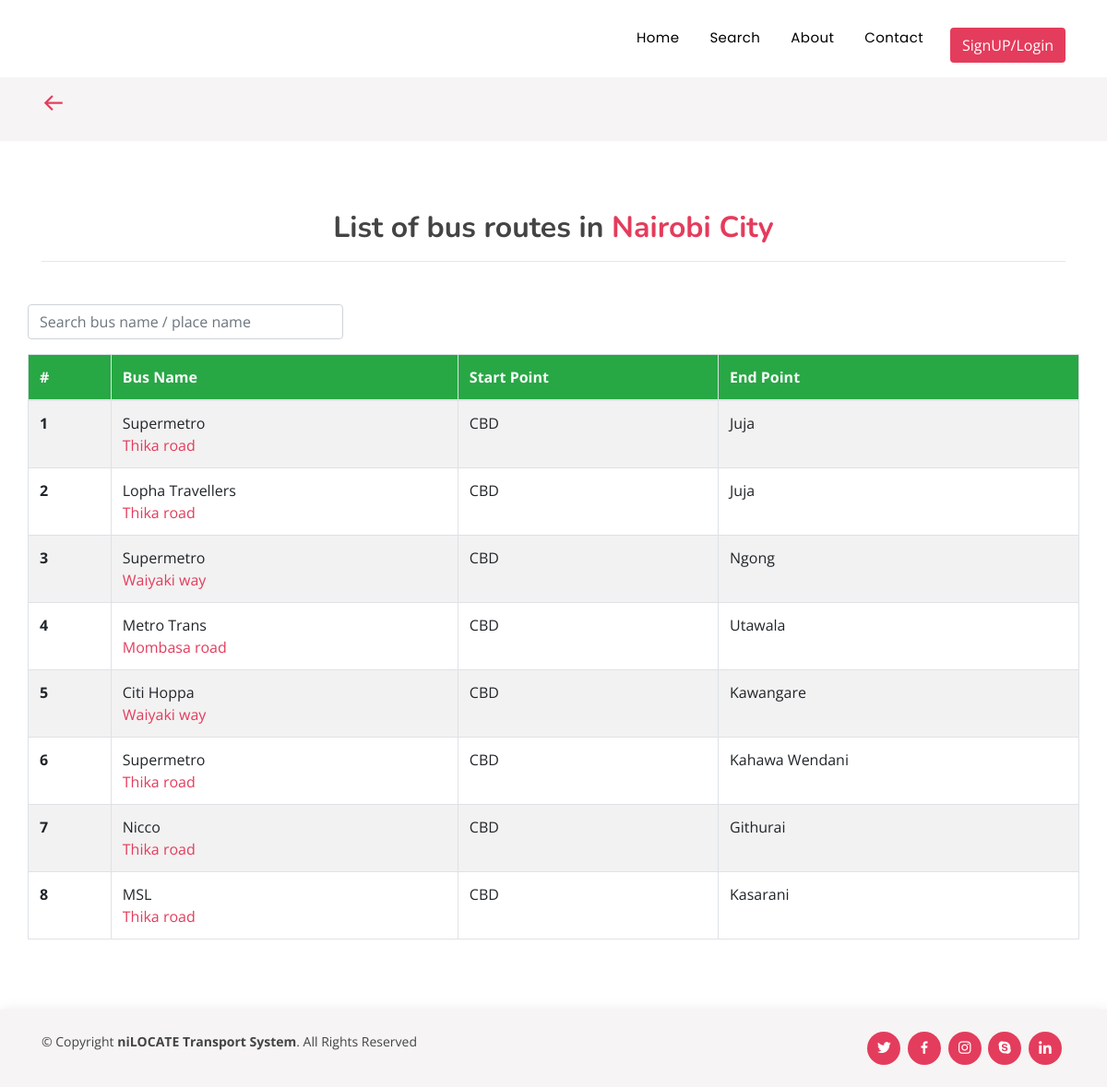
Page /smartTracking/allbuses/ on the committed database.
### home_page/models.py (models this page shows)
class BusInformation(models.Model):
    bus_id = models.AutoField(primary_key=True)  # auto generated
    bus_name = models.CharField(max_length=255)  # bus name
    bus_sourcetodestination = models.CharField(max_length=80)  # Source to destination
    bus_viaroad = models.TextField()  # for regular expression operation
    bus_type = models.CharField(max_length=15)  # bus type
    route_id = models.ForeignKey('Route', on_delete=models.CASCADE)  # added foreignKey from Route Table

class Route(models.Model):
    route_id = models.AutoField(primary_key=True)  # auto generated
    routes = models.TextField()  # place name as text

### smartTracking/views.py (the view)
# urls.py: path('allbuses/', views.allbuses, name='allbuses'),
def allbuses(request):
    buses = BusInformation.objects.all()
    buses_list = []
    for bus in buses:
        source_destination = str(bus.bus_sourcetodestination)
        start, end = source_destination.split(sep='-', maxsplit=1)
        routes = bus.route_id.routes
        routes = routes.split(sep=',')
        design = str(routes[0])
        for r in range(1, len(routes) - 1):
            design = design + '<->' + str(routes[r])
        data = {
            'bus_id': bus.bus_id,
            'bus_name': bus.bus_name,
            'start': start,
            'end': end,
            'routes': design
        }
        buses_list.append(data)
    contex = {
        'contex': buses_list
    }
    return render(request, 'smartTracking/allbuses.html', contex)

### templates/smartTracking/allbuses.html (shortened to what this page needs)
{% load static %}
<!DOCTYPE html>
<html lang="en">
<head>
  <link rel="stylesheet" href="https://cdn.jsdelivr.net/npm/bootstrap@4.6.0/dist/css/bootstrap.min.css">
  <link href="{% static 'accounts/assets/vendor/icofont/icofont.min.css' %}" rel="stylesheet">
  <link href="{% static 'accounts/assets/vendor/boxicons/css/boxicons.min.css' %}" rel="stylesheet">
  <link href="{% static 'accounts/assets/vendor/remixicon/remixicon.css' %}" rel="stylesheet">
  <link href="{% static 'accounts/assets/vendor/venobox/venobox.css' %}" rel="stylesheet">
  <link href="{% static 'accounts/assets/vendor/owl.carousel/assets/owl.carousel.min.css' %}" rel="stylesheet">
  <link href="{% static 'accounts/assets/css/custom.css' %}" rel="stylesheet">
  <link href="{% static 'accounts/assets/css/style.css' %}" rel="stylesheet">
</head>
<body>
  <header id="header" class="fixed-top ">
    <div class="container d-flex align-items-center">
      <nav class="nav-menu d-none d-lg-block">
        <ul>
          <li><a id="force-black" href="{% url 'home' %}">Home</a></li>
          <li><a id="force-black" href="{% url 'home' %}#services">Search</a></li>
          <li><a id="force-black" href="{% url 'home' %}#team">About</a></li>
          <li><a id="force-black" href="{% url 'home' %}#contact">Contact</a></li>
          {% if user.is_authenticated %}
                    <li style="color: #e43c5c;">Hi</li>
                    <li>
                        <button id="myBtn" type="button" class="btn btn-red" onclick="document.location='{% url 'logout' %}'">
                            Logout
                        </button>
                    </li>
                {% else %}
                    <li>
                        <button id="myBtn" type="button" class="btn btn-red" onclick="document.location='{% url 'accounts' %}'">
                            SignUP/Login
                        </button>
                    </li>
                {% endif %}
        </ul>
      </nav>
    </div>
  </header>
  <main id="main">
   <section id="breadcrumbs" class="breadcrumbs">
          <div class="container">
            <h2><a href="{% url 'home' %}#services"><i class='bx bx-arrow-back'></i></a></h2>
          </div>
   </section>
<section id="about" class="about">
  <div class="container">
    <div class="section-title">
      <h3>List of bus routes in <span>Nairobi City</span></h3>
      <hr>
    </div>
    <div class="row content">
<input style="width: 30%;" id="myInput" type="text" class="form-group pull-left search form-control" placeholder="Search bus name / place name">
<table class="table table-striped table-bordered">
    <thead class="bg-success text-light">
      <tr>
        <th scope="col">#</th>
        <th scope="col">Bus Name</th>
        <th scope="col">Start Point</th>
        <th scope="col">End Point</th>
      </tr>
    </thead>
    <tbody  id="myTable">
    {% for data in contex %}
      <tr>
        <th scope="row">{{ data.bus_id }}</th>
        <td>{{ data.bus_name }} <br><span style="color:#e43c5c">{{ data.routes }}</span></td>
        <td>{{ data.start }}</td>
        <td>{{ data.end }}</td>
      </tr>
    {% endfor %}
    </tbody>
  </table>
    </div>
  </div>
</section>
  </main>
  <footer id="footer">
    <div class="container d-md-flex py-4">
      <div class="mr-md-auto text-center text-md-left">
        <div class="copyright">
          &copy; Copyright <strong><span>niLOCATE Transport System</span></strong>. All Rights Reserved
        </div>
      </div>
      <div class="social-links text-center text-md-right pt-3 pt-md-0">
        <a href="#" class="twitter"><i class="bx bxl-twitter"></i></a>
        <a href="#" class="facebook"><i class="bx bxl-facebook"></i></a>
        <a href="#" class="instagram"><i class="bx bxl-instagram"></i></a>
        <a href="#" class="google-plus"><i class="bx bxl-skype"></i></a>
        <a href="#" class="linkedin"><i class="bx bxl-linkedin"></i></a>
      </div>
    </div>
  </footer>
</body>
</html>

### static/accounts/assets/css/custom.css (style rules this page uses)
#force-black { color: #000000; }
.btn-red { color: white; background-color: #e43c5c; }

### static/accounts/assets/css/style.css (style rules this page uses)
body { font-family: "Open Sans", sans-serif; color: #444444; }
a { color: #e43c5c; }
h1, h2, h3, h4, h5, h6 { font-family: "Nunito", sans-serif; }
#header { transition: all 0.5s; z-index: 997; padding: 20px 0; }
.nav-menu ul { margin: 0; padding: 0; list-style: none; }
.nav-menu > ul { display: flex; }
.nav-menu > ul > li { position: relative; white-space: nowrap; padding: 10px 0 10px 25px; }
.nav-menu a { display: block; position: relative; color: #fff; transition: 0.3s; font-size: 15px; padding: 0 4px; letter-spacing: 0.4px; font-family: "Poppins", sans-serif; }
.nav-menu > ul > li > a:before { content: ""; position: absolute; width: 100%; height: 2px; bottom: -6px; left: 0; background-color: #e43c5c; visibility: hidden; transform: scaleX(0); transition: all 0.3s ease-in-out 0s; }
.mobile-nav { position: fixed; top: 55px; right: 15px; bottom: 15px; left: 15px; z-index: 9999; overflow-y: auto; background: #fff; transition: ease-in-out 0.2s; opacity: 0; visibility: hidden; border-radius: 10px; padding: 10px 0; }
.mobile-nav * { margin: 0; padding: 0; list-style: none; }
.mobile-nav a { display: block; position: relative; color: #493c3e; padding: 10px 20px; font-weight: 500; outline: none; }
section { padding: 60px 0; }
.section-title { text-align: center; padding-bottom: 30px; }
.section-title h3 { margin: 15px 0 0 0; font-size: 32px; font-weight: 700; }
.section-title h3 span { color: #e43c5c; }
.breadcrumbs { padding: 15px ; background: #f6f4f4; margin-top: 84px; }
.breadcrumbs h2 { font-size: 26px; font-weight: 600; }
#footer { color: #444444; font-size: 14px; background: #f6f4f4; box-shadow: 0px 2px 15px rgba(0, 0, 0, 0.1); }
#footer .social-links a { font-size: 18px; display: inline-block; background: #e43c5c; color: #fff; line-height: 1; padding: 8px 0; margin-right: 4px; border-radius: 50%; text-align: center; width: 36px; height: 36px; transition: 0.3s; }

### rows in the picture
BusInformation: bus_name "Supermetro"
Route: routes "Thika road" "Thika road" "Thika road" "Thika road" "Thika road"
BusInformation: bus_name "Lopha Travellers"
BusInformation: bus_name "Supermetro"
Route: routes "Waiyaki way" "Waiyaki way"
BusInformation: bus_name "Metro Trans"
Route: routes "Mombasa road"
BusInformation: bus_name "Citi Hoppa"
BusInformation: bus_name "Supermetro"
BusInformation: bus_name "Nicco"
BusInformation: bus_name "MSL"

### other values in the picture
{{ data.bus_id }} "1" "2" "3" "4" "5" "6" "7" "8"
{{ data.start }} "CBD" "CBD" "CBD" "CBD" "CBD" "CBD" "CBD" "CBD"
{{ data.end }} "Juja" "Juja" "Ngong" "Utawala" "Kawangare" "Kahawa Wendani" "Githurai" "Kasarani"
